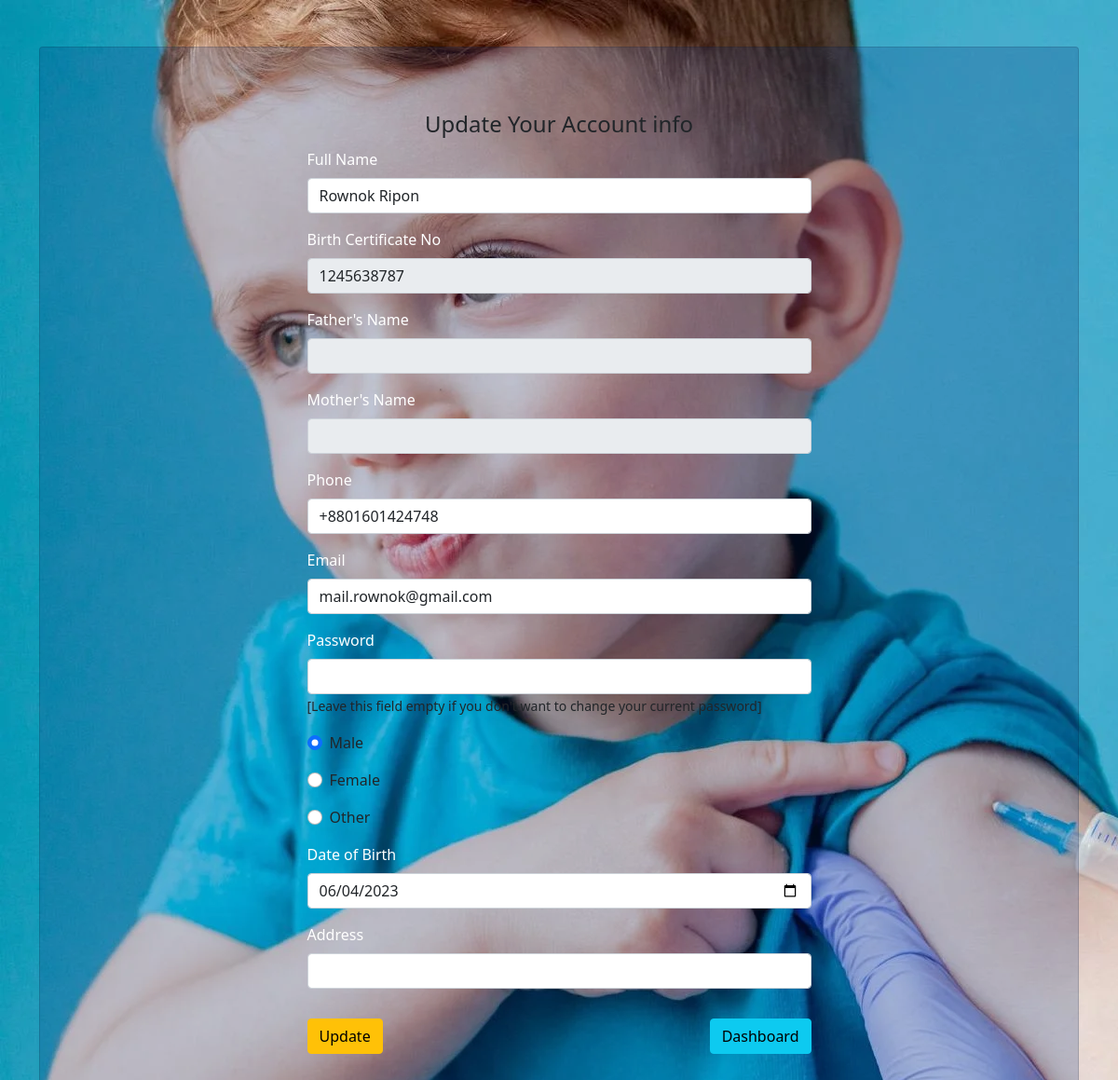
Screenshot of /Generals/UpdateProfile.php (signed in) with the database file from the repository.
### tables this page shows
CREATE TABLE `general_user` (
  `id` int(11) NOT NULL,
  `Name` varchar(125) NOT NULL,
  `Email` varchar(125) NOT NULL,
  `Pass` varchar(255) NOT NULL,
  `NID` varchar(125) NOT NULL,
  `Phone` varchar(125) NOT NULL,
  `Gender` varchar(15) NOT NULL,
  `DOB` date NOT NULL,
  `address` varchar(254) NOT NULL,
  `fathersName` varchar(254) NOT NULL,
  `mothersName` varchar(254) NOT NULL
);

### Generals/UpdateProfile.php (the view, shortened to what this page needs)
<?php
if (session_status() == PHP_SESSION_NONE) {
    if(isset($_SESSION['userdata'])){
    	echo "<script> location.href='../index.php'; </script>";
		exit();
    }else if(isset($_SESSION['GenLuserdata'])){
    	$conn = mysqli_connect('localhost', 'root', '', 'vaccinated_db');
?>
<!DOCTYPE html>
<html>
<head>
	<link href="https://cdn.jsdelivr.net/npm/bootstrap@5.0.2/dist/css/bootstrap.min.css" rel="stylesheet">
</head>
<body>
	<?php
		$ID = $_SESSION['GenLid'];
		$Find_Qry = "SELECT * FROM general_user WHERE id = '$ID'";
		$RS = mysqli_query($conn, $Find_Qry);
		if($Dat = mysqli_fetch_assoc($RS)){
	?>
	<div class="container">
		<div class="card">
  		<div class="card-body">
		<legend class="mt-5 text-center">Update Your Account info</legend>
		<form method="post" class="mx-auto" style="width: 50%;">
			<div class="mb-3">
				<label class="form-label">Full Name</label>
				<input type="text" class="form-control" name="Name" value="<?php echo $Dat['Name']; ?>" pleaceholder="Please Enter Your Full Name" required>
			</div>
			<div class="mb-3">
				<label class="form-label">Birth Certificate No</label>
				<input type="number" class="form-control" value="<?php echo $Dat['NID']; ?>" pleaceholder="Please Enter Your NID number" disabled>
			</div>
			<div class="mb-3">
				<label class="form-label">Father's Name</label>
				<input type="text" class="form-control" value="<?php echo $Dat['fathersName']; ?>" pleaceholder="Please Enter Your NID number" disabled>
			</div>
			<div class="mb-3">
				<label class="form-label">Mother's Name</label>
				<input type="text" class="form-control" value="<?php echo $Dat['mothersName']; ?>" pleaceholder="Please Enter Your NID number" disabled>
			</div>
			<div class="mb-3">
				<label class="form-label">Phone</label>
				<input type="text" class="form-control" name="Phone" value="<?php echo $Dat['Phone']; ?>" pleaceholder="Please Enter Your Contact number" required>
			</div>
			<div class="mb-3">
				<label class="form-label">Email</label>
				<input type="email" class="form-control" name="Email" value="<?php echo $Dat['Email']; ?>" pleaceholder="Please Enter Your Email" required>
			</div>
			<div class="mb-3">
				<label class="form-label">Password</label>
				<input type="password" class="form-control" name="Password">
				<small>[Leave this field empty if you don't want to change your current password]</small>
			</div>
			<div class="mb-3 form-check">
				<input type="radio" class="form-check-input" name="Gender" value="Male" <?php if($Dat['Gender']=="Male") {echo "checked";} ?> required>
				<label class="form-check-label"> Male </label>
			</div>
			<div class="mb-3 form-check">
				<input type="radio" class="form-check-input" name="Gender" value="Female" <?php if($Dat['Gender']=="Female") {echo "checked";} ?>>
				<label class="form-check-label"> Female </label>
			</div>
			<div class="mb-3 form-check">
				<input type="radio" class="form-check-input" name="Gender" value="Other" <?php if($Dat['Gender']=="Other") {echo "checked";} ?>>
				<label class="form-check-label"> Other </label>
			</div>
			<div class="mb-3">
				<label class="form-label">Date of Birth</label>
				<input type="date" class="form-control" name="DOB" pleaceholder="yyyy-mm-dd" value="<?php echo $Dat['DOB']; ?>" required>
			</div>
			<div class="mb-3">
				<label class="form-label">Address</label>
				<input type="text" class="form-control" name="address"  value="<?php echo $Dat['address']; ?>" required>
			</div>
			<input type="submit" class="btn btn-warning mt-3 mb-4" name="Update" value="Update">
			<a href="Dashboard.php" class="btn btn-info mt-3 mb-4 float-end">Dashboard</a>
		</form>
	<?php } ?>
	</div>
	</div>
	</div>
</body>
</html>
<?php
    }else{
    	echo "<script> location.href='../index.php'; </script>";
		exit();
    }
}else{
	echo "<script> location.href='../index.php'; </script>";
	exit();
}
?>

### Generals/UpdateProfile.php (style rules this page uses)
body { background-image: url("../dist/img/bg.png"); }
.card { margin-top: 50px; background: #002b7936; }
.form-label { color:#fff; }

### rows the page displays
general_user: Name "Rownok Ripon", NID "1245638787", Phone "+8801601424748", Email "mail.rownok@gmail.com", Gender "☑", DOB "06/04/2023"
